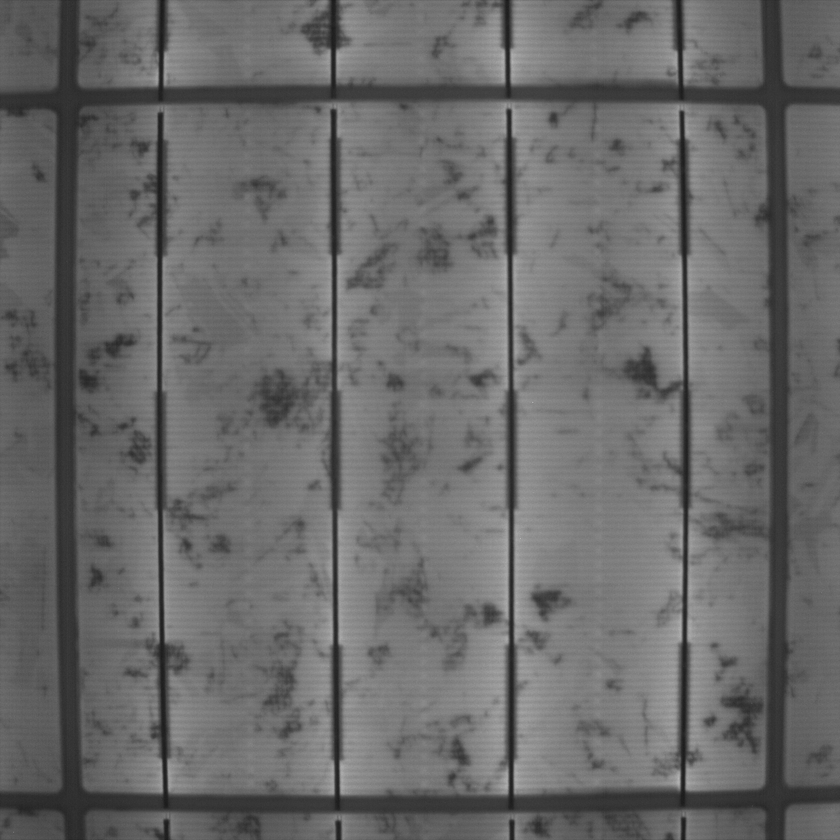
#> input picture filters/0000598257.tif, 840 x 840 px, shrunk from 1024 x 1024 before the run
$ python -i ROI_function.py   (imports and definitions only)
#> lines starting #> are read from the running program, lines starting #| are printed output that depends on the picture; after the words box and inside, x2 and y2 are one past the last pixel; in counts of white or black regions, pixels touching at a corner belong together
#> further down, picture is the input picture: shape (840, 840, 3); min 25, max 181, mean 105.8
'''
Created on 01.02.2018

@author: oezkan
'''

import cv2
import numpy as np
from random import randint

def createROI(img):

    threshold_value = np.min(img)
#> threshold_value = 25
    _,ROI = cv2.threshold(img,(threshold_value+30),255,cv2.THRESH_BINARY) #more or less same but
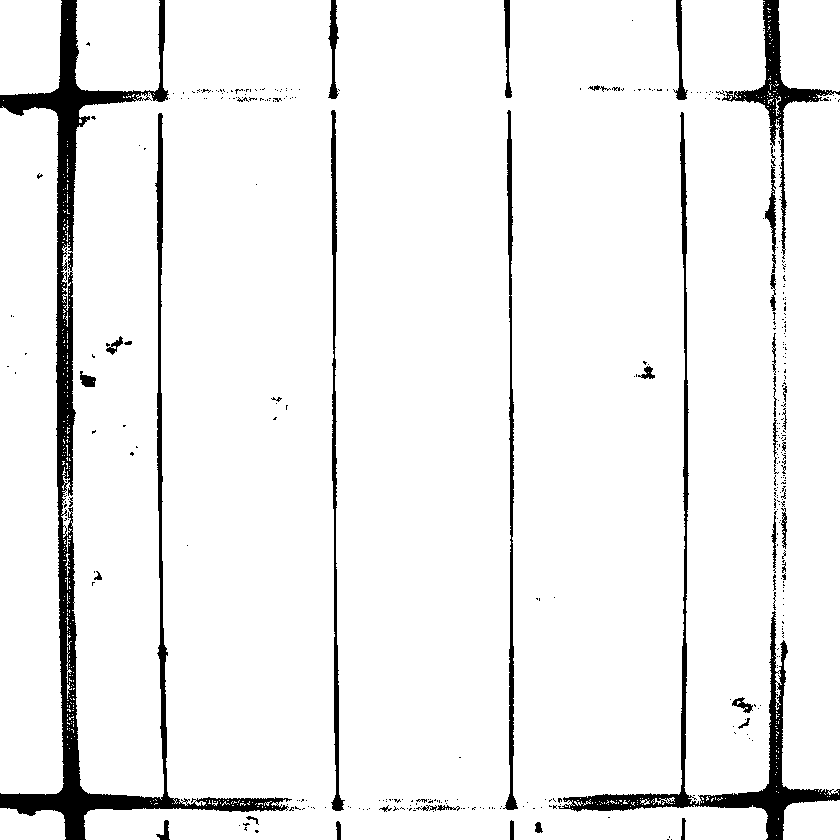
#> ROI: shape (840, 840, 3); 93.9% white; 385 black regions (342 under 20 px), largest, box (x1, y1, x2, y2) and area: (0, 0, 292, 840) 21325, (558, 112, 840, 840) 8336, (722, 0, 840, 259) 3349
    #_,ROI = cv2.threshold(img,(threshold_value*2),255,cv2.THRESH_BINARY)
    kernel_ROI = np.ones((3,3),np.uint8)
    ROI = cv2.erode(ROI,kernel_ROI,iterations = 1)
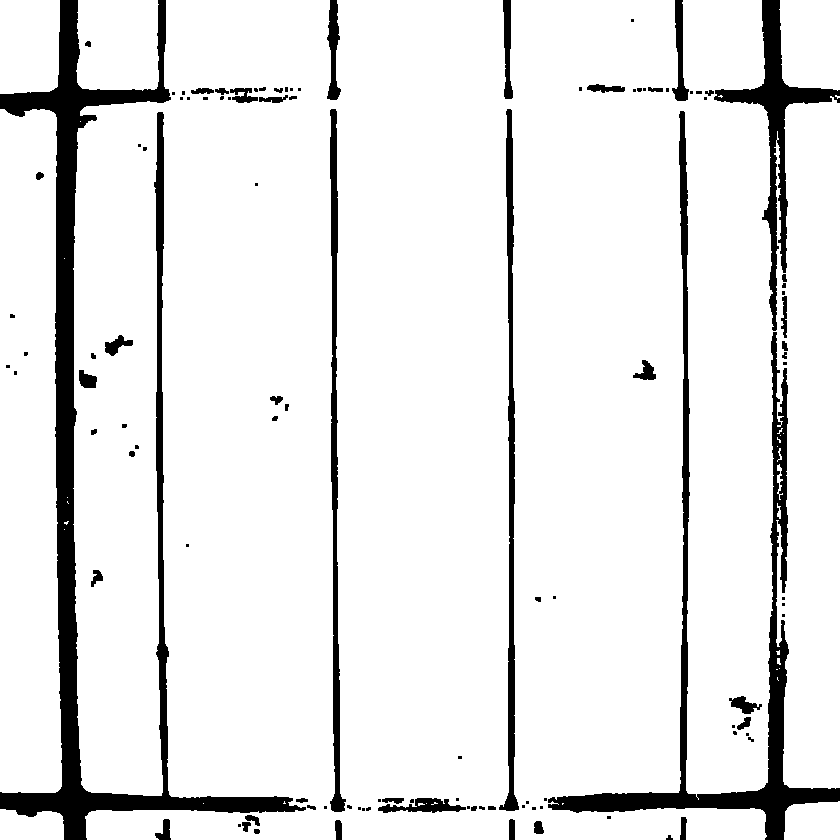
#> ROI: shape (840, 840, 3); 90.9% white; 111 black regions (59 under 20 px), largest, box (x1, y1, x2, y2) and area: (0, 0, 306, 840) 27781, (548, 111, 840, 840) 14721, (714, 0, 840, 331) 6035


    kernel_x = np.ones((1,8),np.uint8)
    img_morph2 = cv2.morphologyEx(ROI, cv2.MORPH_OPEN, kernel_x)
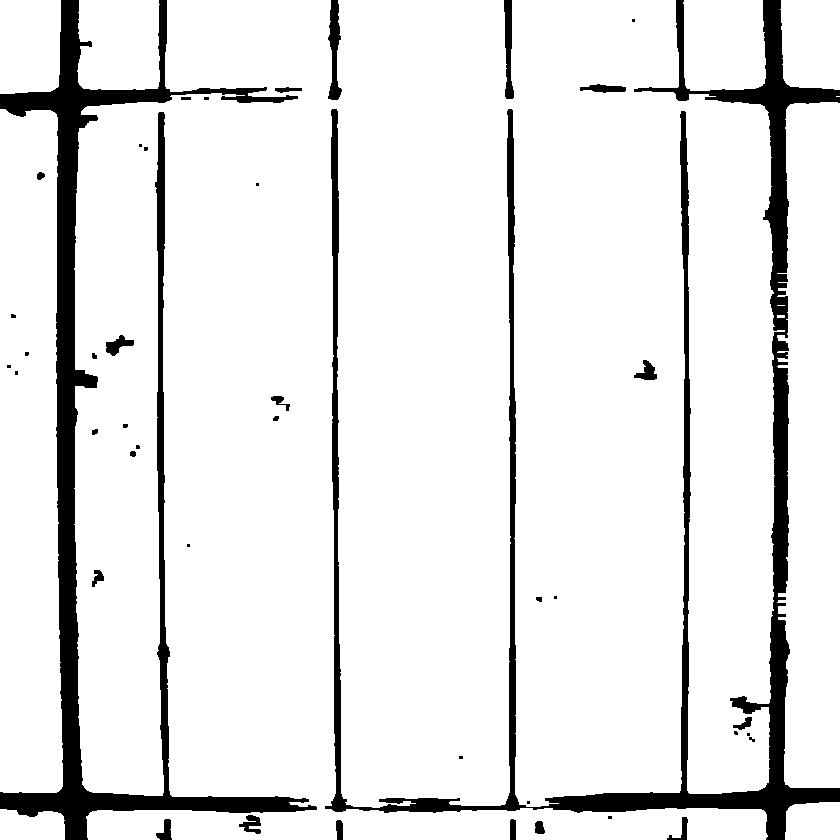
#> img_morph2: shape (840, 840, 3); 90.5% white; 43 black regions (19 under 20 px), largest, box (x1, y1, x2, y2) and area: (325, 0, 840, 840) 33852, (0, 0, 317, 840) 29197, (328, 0, 342, 100) 791


    kernel_y = np.ones((8,1),np.uint8)
    img_morph1 = cv2.morphologyEx(ROI, cv2.MORPH_OPEN, kernel_y)
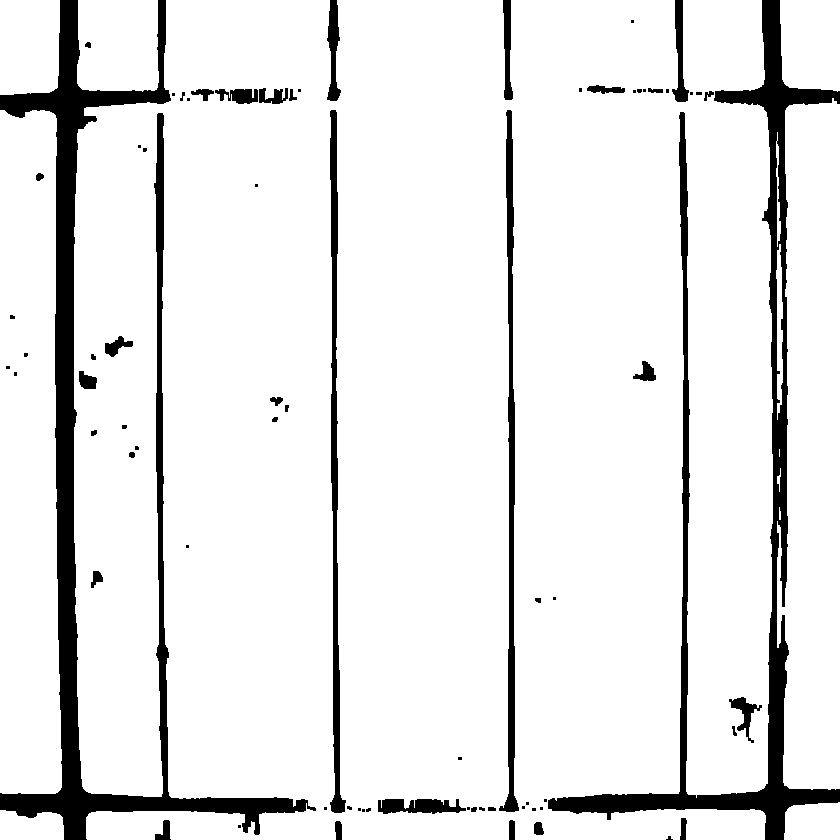
#> img_morph1: shape (840, 840, 3); 90.7% white; 75 black regions (37 under 20 px), largest, box (x1, y1, x2, y2) and area: (0, 0, 316, 840) 28375, (548, 0, 840, 840) 21954, (330, 110, 346, 813) 4160

    img_morph = img_morph2 * img_morph1
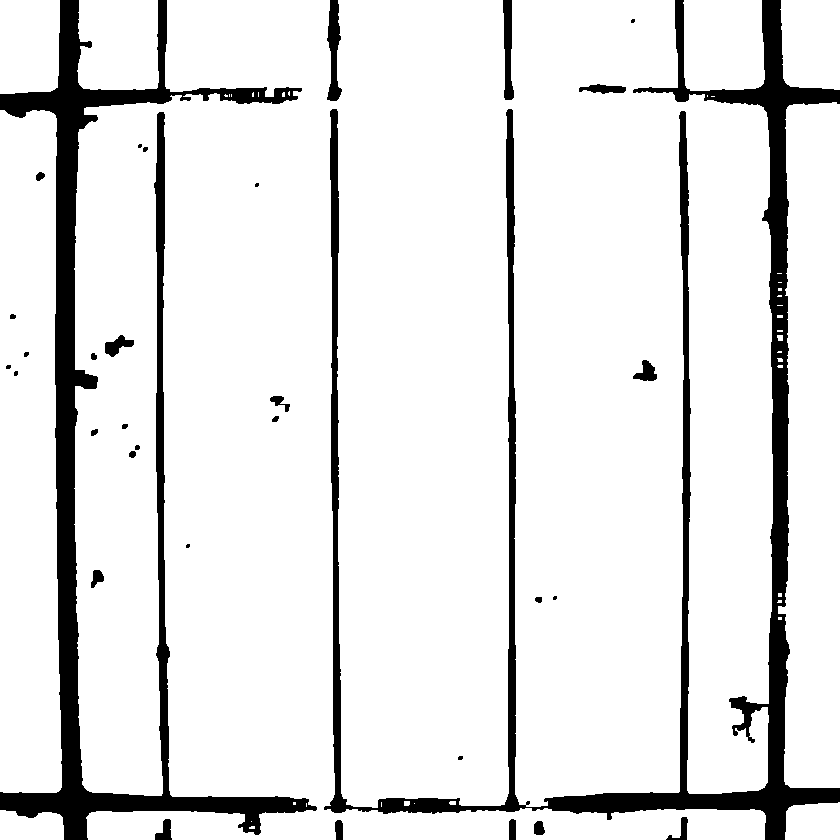
#> img_morph: shape (840, 840, 3); values 0 (black) and 1 (white), 89.4% white; 33 black regions (8 under 20 px), largest, box (x1, y1, x2, y2) and area: (324, 0, 840, 840) 38192, (0, 0, 317, 840) 32106, (327, 0, 342, 101) 907
    return img_morph


    """
    threshold_value = np.min(img)
    _,img_thr = cv2.threshold(img,threshold_value+30,255,cv2.THRESH_BINARY)

    blur = cv2.blur(img_thr,(5,5))

    _, blur = cv2.threshold(blur,250,255,cv2.THRESH_BINARY)
    return blur
    """

>>> import cv2
>>> picture = cv2.imread('../filters/0000598257.tif')
>>> result = createROI(picture)

$ run again, on filters/detailV.tif
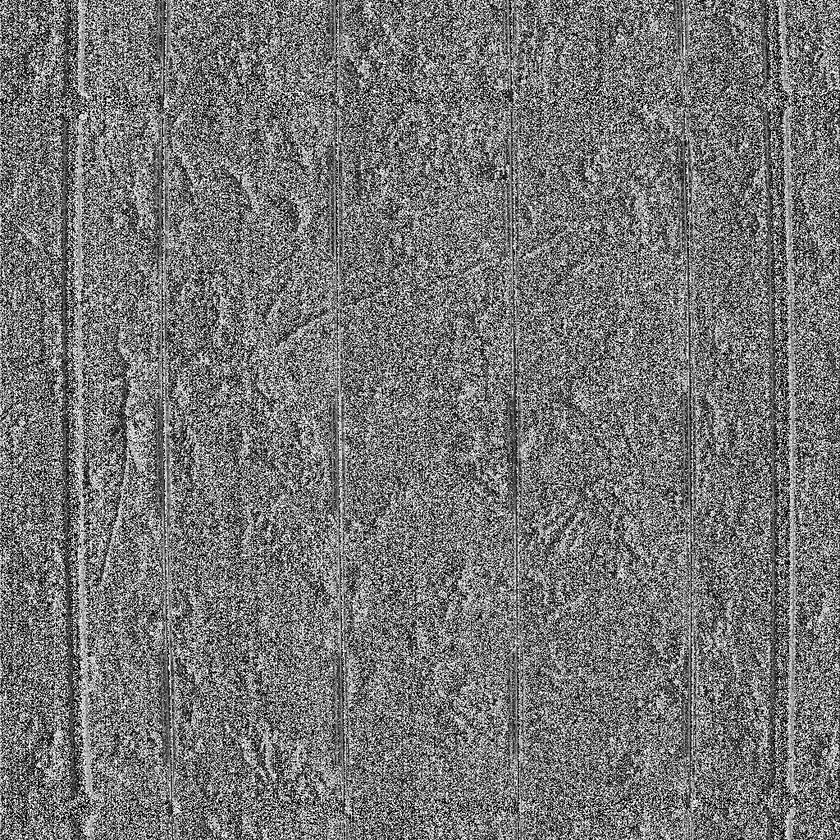
#> input picture filters/detailV.tif, 840 x 840 px, shrunk from 1024 x 1024 before the run
#> picture is the input picture: shape (840, 840, 3); min 0, max 255, mean 117.5
#> threshold_value = 0
#> in createROI, `_,ROI = cv2.threshold(img,(threshold_value+30),255,cv2.THRESH_BINARY)`:
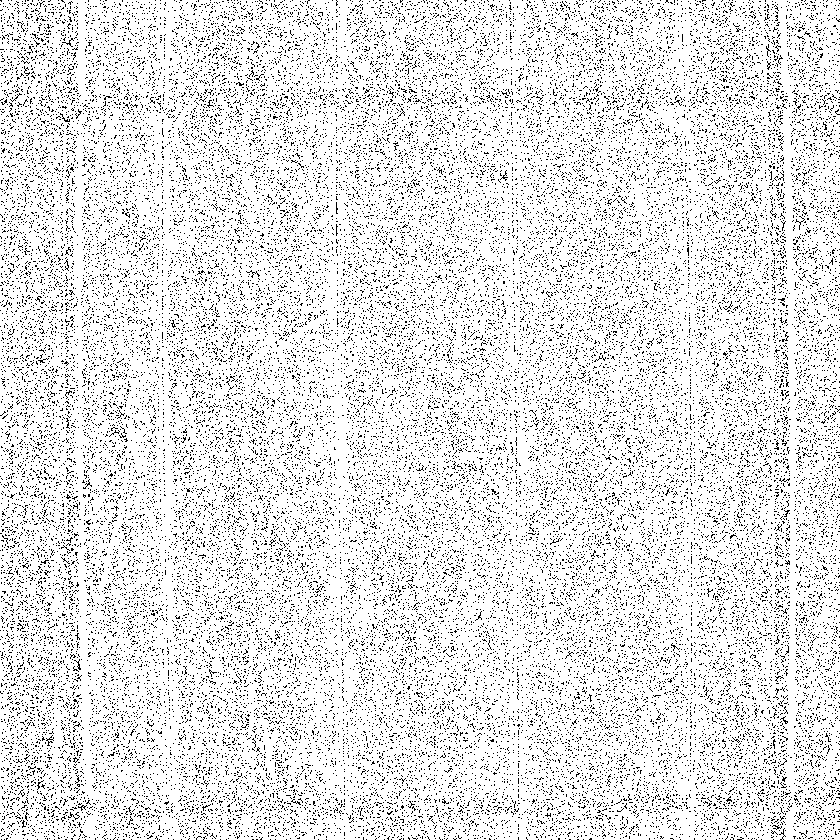
#> ROI: shape (840, 840, 3); 88.9% white; black in thin lines or dots
#> img_morph2: shape (840, 840, 3); 13.1% white; 3543 white regions (2096 under 20 px), largest, box (x1, y1, x2, y2) and area: (290, 758, 361, 789) 516, (311, 441, 353, 458) 389, (650, 109, 694, 131) 388
#> img_morph1: shape (840, 840, 3); 15.2% white; 3120 white regions (1758 under 20 px), largest, box (x1, y1, x2, y2) and area: (784, 109, 797, 797) 3533, (75, 410, 93, 800) 2047, (157, 349, 175, 552) 1475
#> in createROI, `img_morph = img_morph2 * img_morph1`:
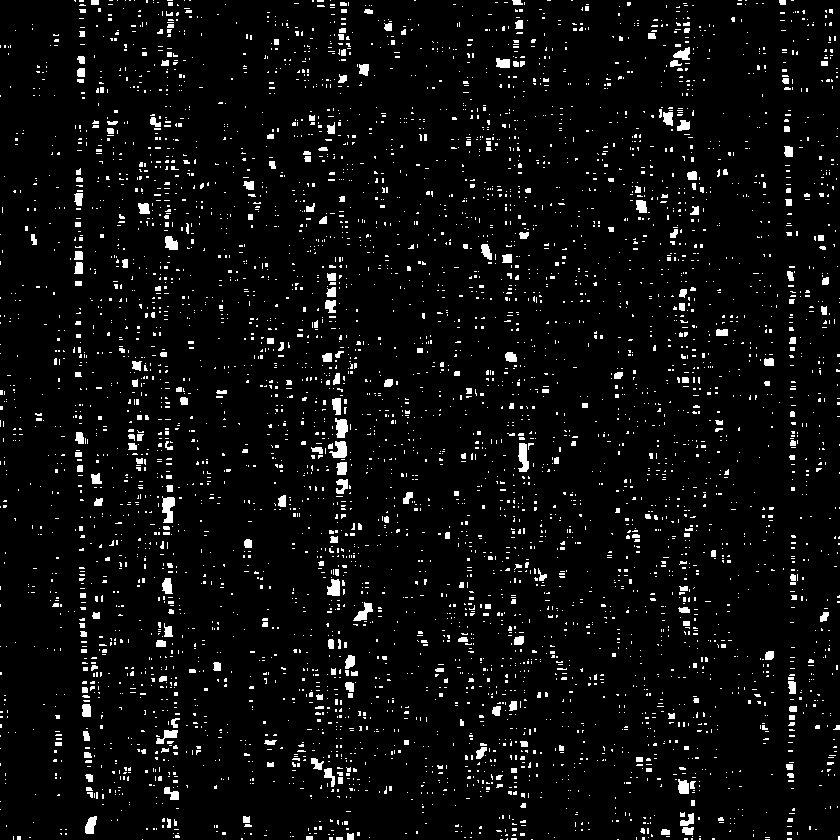
#> img_morph: shape (840, 840, 3); values 0 (black) and 1 (white), 4.9% white; 5104 white regions (4791 under 20 px), largest, box (x1, y1, x2, y2) and area: (162, 496, 175, 523) 245, (518, 443, 529, 472) 228, (329, 441, 347, 458) 199
